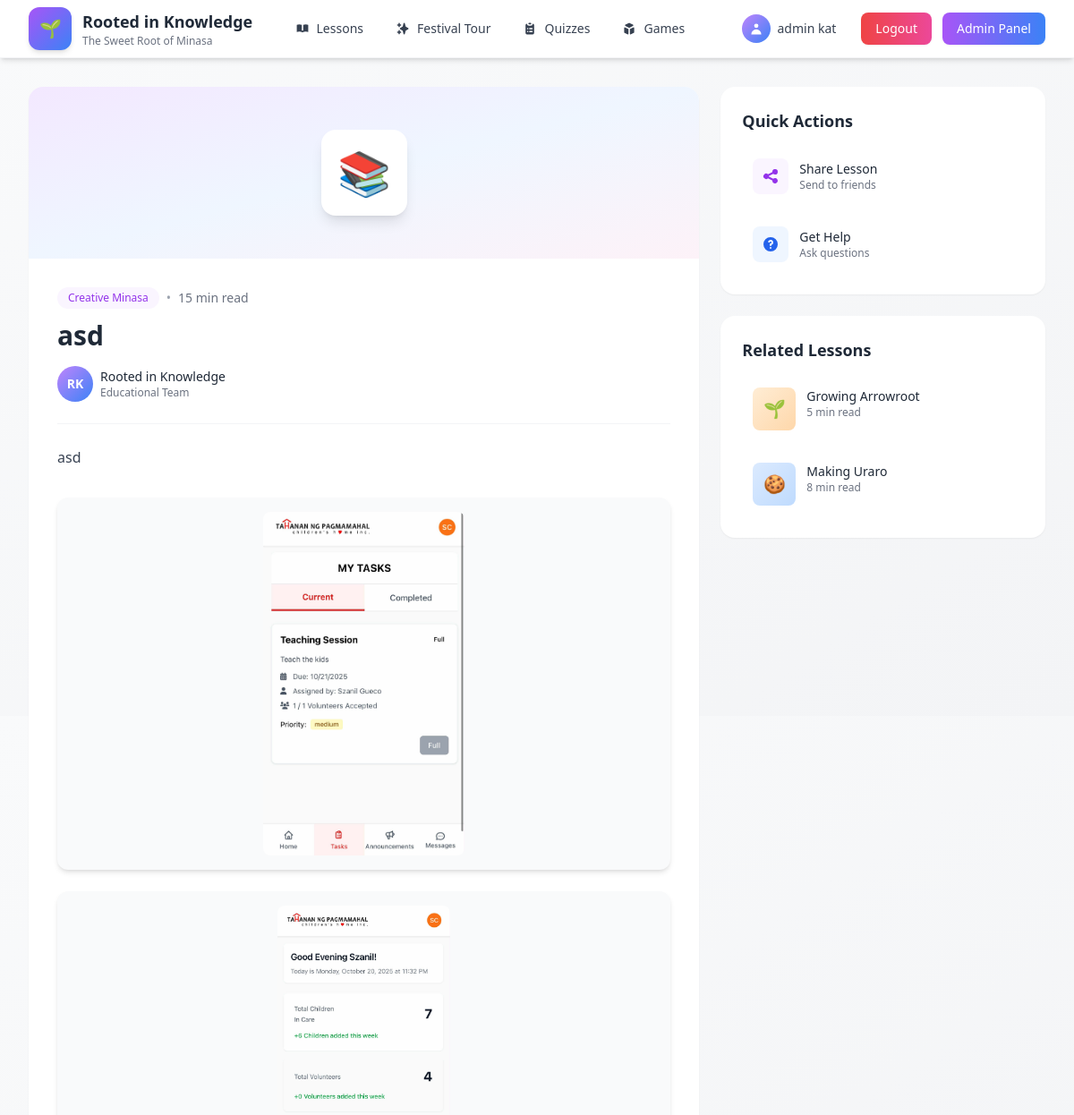
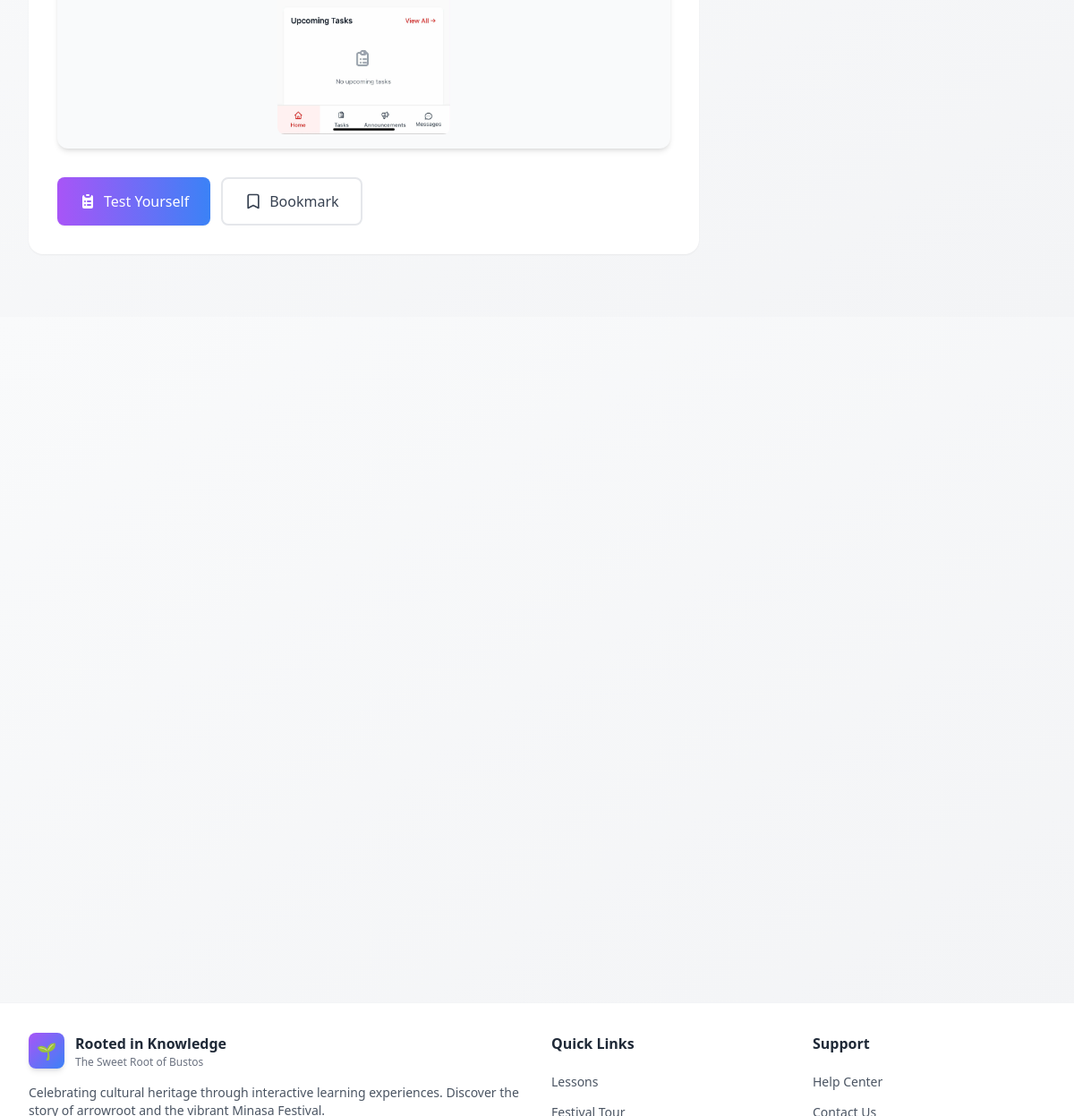
Page /lessons/test1/ (signed in) on the committed database (2 pictures, top to bottom).
### core/models.py (models this page shows, shortened)
class Article(models.Model):
    CATEGORY_CHOICES = [
        ('planting', 'Planting & Science'),
        ('culture', 'Culture & History'),
        ('economics', 'Economics & Sustainability'),
        ('creative', 'Creative Minasa'),
    ]
    title = models.CharField(max_length=200)
    slug = models.SlugField(unique=True)
    category = models.CharField(max_length=50, choices=CATEGORY_CHOICES)
    excerpt = models.TextField(blank=True)
    content = models.TextField()
    video = models.FileField(upload_to='videos/', blank=True, null=True)
    pdf = models.FileField(upload_to='pdfs/', blank=True, null=True)
    cover_image = models.ImageField(upload_to='article_covers/', blank=True, null=True)
    created_at = models.DateTimeField(auto_now_add=True)

class SectionImage(models.Model):
    section = models.ForeignKey(EducationalSection, on_delete=models.CASCADE, related_name='content_images')
    image = models.ImageField(upload_to='section_content/', blank=False)
    caption = models.CharField(max_length=255, blank=True)
    order = models.PositiveIntegerField(default=0)
    created_at = models.DateTimeField(auto_now_add=True)
    class Meta:
        ordering = ['order', 'created_at']

### core/views.py (the view)
# urls.py: path('lessons/<slug:slug>/', views.lesson_detail, name='lesson_detail'),
@login_required
def lesson_detail(request, slug):
    article = get_object_or_404(Article, slug=slug)
    quiz = Quiz.objects.filter(article=article).first()
    section = EducationalSection.objects.filter(title=article.title).first()
    section_images = []
    if section:
        section_images = section.content_images.all().order_by('order', 'created_at')
    return render(request, 'core/lesson_detail.html', {
        'article': article,
        'quiz': quiz,
        'section': section,
        'section_images': section_images
    })

### core/templates/core/lesson_detail.html (shortened to what this page needs)
{% extends 'core/base.html' %}
{% block content %}
<div class="grid grid-cols-1 lg:grid-cols-3 gap-6">
  <div class="lg:col-span-2">
    <article class="bg-white rounded-2xl shadow-sm overflow-hidden">
      {% if article.cover_image %}
        <div class="relative w-full h-64 overflow-hidden">
          <img src="{{ article.cover_image.url }}" alt="{{ article.title }}" class="w-full h-full object-cover" />
        </div>
      {% elif section and section.header_image %}
        <div class="relative w-full h-64 overflow-hidden">
          <img src="{{ section.header_image.url }}" alt="{{ article.title }}" class="w-full h-full object-cover" />
        </div>
      {% else %}
        <div class="relative h-48 bg-gradient-to-br from-purple-100 via-blue-50 to-pink-50 flex items-center justify-center">
          <div class="w-24 h-24 bg-white rounded-2xl shadow-lg flex items-center justify-center">
            <span class="text-5xl">
              {% if article.category == 'science' %}🔬
              {% elif article.category == 'history' %}📜
              {% elif article.category == 'culture' %}🎭
              {% else %}📚{% endif %}
            </span>
          </div>
        </div>
      {% endif %}
      <div class="p-8">
        <div class="flex items-center gap-2 mb-3">
          <span class="px-3 py-1 bg-purple-50 text-purple-600 rounded-full text-xs font-medium">
            {{ article.get_category_display|default:"General" }}
          </span>
          <span class="text-sm text-gray-400">•</span>
          <span class="text-sm text-gray-500">15 min read</span>
        </div>
        <h1 class="text-3xl font-bold text-gray-800 mb-4">{{ article.title }}</h1>
        <div class="flex items-center gap-4 pb-6 mb-6 border-b border-gray-100">
          <div class="flex items-center gap-2">
            <div class="w-10 h-10 rounded-full bg-gradient-to-br from-purple-400 to-blue-500 flex items-center justify-center">
              <span class="text-white text-sm font-semibold">RK</span>
            </div>
            <div>
              <p class="text-sm font-medium text-gray-800">Rooted in Knowledge</p>
              <p class="text-xs text-gray-500">Educational Team</p>
            </div>
          </div>
        </div>
        <div class="prose prose-lg max-w-none text-gray-700 leading-relaxed">
          {{ article.content|linebreaks }}
        </div>
        {% if section_images %}
          <div class="mt-8 space-y-6">
            {% for section_image in section_images %}
              <div class="rounded-xl overflow-hidden shadow-md bg-gray-50">
                <div class="flex justify-center items-center p-4">
                  <img src="{{ section_image.image.url }}" alt="{% if section_image.caption %}{{ section_image.caption }}{% else %}{{ article.title }} - Image {{ forloop.counter }}{% endif %}" class="max-w-full h-auto max-h-96 object-contain rounded-lg" />
                </div>
              </div>
            {% endfor %}
          </div>
        {% endif %}
        <div class="mt-8 flex flex-wrap gap-3">
          <button x-data x-on:click="$dispatch('open-quiz')" class="flex items-center gap-2 px-6 py-3 bg-gradient-to-r from-purple-500 to-blue-500 text-white font-medium rounded-lg hover:from-purple-600 hover:to-blue-600 transition-all duration-200 shadow-sm hover:shadow-md">
            Test Yourself
          </button>
          <button class="flex items-center gap-2 px-6 py-3 bg-white border-2 border-gray-200 text-gray-700 font-medium rounded-lg hover:border-purple-500 hover:text-purple-600 transition-all duration-200">
            <svg class="w-5 h-5" fill="none" stroke="currentColor" viewBox="0 0 24 24">
              <path stroke-linecap="round" stroke-linejoin="round" stroke-width="2" d="M5 5a2 2 0 012-2h10a2 2 0 012 2v16l-7-3.5L5 21V5z"></path>
            </svg>
            Bookmark
          </button>
        </div>
      </div>
    </article>
  </div>
  <div class="space-y-6">
    <div class="bg-white rounded-2xl shadow-sm p-6">
      <h3 class="text-lg font-bold text-gray-800 mb-4">Quick Actions</h3>
      <div class="space-y-3">
        <button class="w-full flex items-center gap-3 p-3 rounded-lg hover:bg-gray-50 transition text-left">
          <div class="w-10 h-10 rounded-lg bg-purple-50 flex items-center justify-center flex-shrink-0">
            <svg class="w-5 h-5 text-purple-600" fill="currentColor" viewBox="0 0 20 20">
              <path d="M15 8a3 3 0 10-2.977-2.63l-4.94 2.47a3 3 0 100 4.319l4.94 2.47a3 3 0 10.895-1.789l-4.94-2.47a3.027 3.027 0 000-.74l4.94-2.47C13.456 7.68 14.19 8 15 8z"></path>
            </svg>
          </div>
          <div class="flex-1">
            <p class="text-sm font-medium text-gray-800">Share Lesson</p>
            <p class="text-xs text-gray-500">Send to friends</p>
          </div>
        </button>
        <button class="w-full flex items-center gap-3 p-3 rounded-lg hover:bg-gray-50 transition text-left">
          <div class="w-10 h-10 rounded-lg bg-blue-50 flex items-center justify-center flex-shrink-0">
          </div>
          <div class="flex-1">
            <p class="text-sm font-medium text-gray-800">Get Help</p>
            <p class="text-xs text-gray-500">Ask questions</p>
          </div>
        </button>
      </div>
    </div>
    <div class="bg-white rounded-2xl shadow-sm p-6">
      <h3 class="text-lg font-bold text-gray-800 mb-4">Related Lessons</h3>
      <div class="space-y-3">
        <a href="#" class="block p-3 rounded-lg hover:bg-gray-50 transition">
          <div class="flex gap-3">
            <div class="w-12 h-12 rounded-lg bg-gradient-to-br from-orange-100 to-orange-200 flex items-center justify-center flex-shrink-0">
              <span class="text-xl">🌱</span>
            </div>
            <div class="flex-1 min-w-0">
              <p class="text-sm font-medium text-gray-800 truncate">Growing Arrowroot</p>
              <p class="text-xs text-gray-500">5 min read</p>
            </div>
          </div>
        </a>
        <a href="#" class="block p-3 rounded-lg hover:bg-gray-50 transition">
          <div class="flex gap-3">
            <div class="w-12 h-12 rounded-lg bg-gradient-to-br from-blue-100 to-blue-200 flex items-center justify-center flex-shrink-0">
              <span class="text-xl">🍪</span>
            </div>
            <div class="flex-1 min-w-0">
              <p class="text-sm font-medium text-gray-800 truncate">Making Uraro</p>
              <p class="text-xs text-gray-500">8 min read</p>
            </div>
          </div>
        </a>
      </div>
    </div>
  </div>
</div>
{% endblock %}

### core/templates/core/base.html (shortened to what this page needs)
<!doctype html>
<html lang="en">
  <head>
    <script src="https://cdn.tailwindcss.com"></script>
    <link href="https://unpkg.com/aos@2.3.4/dist/aos.css" rel="stylesheet">
  </head>
  <body class="bg-gradient-to-br from-gray-50 to-gray-100 text-gray-800 font-sans leading-relaxed antialiased" x-data="{ mobileMenuOpen: false }">
    <header class="bg-white shadow-md sticky top-0 z-50 border-b border-gray-100">
      <div class="max-w-7xl mx-auto px-4 sm:px-6 lg:px-8">
        <div class="flex items-center justify-between h-16">
          <a href="/" class="flex items-center gap-3 group">
            <div class="w-12 h-12 bg-gradient-to-br from-purple-500 to-blue-500 rounded-xl flex items-center justify-center text-white font-bold shadow-md group-hover:shadow-lg transition-shadow duration-300">
              <span class="text-xl">🌱</span>
            </div>
            <div class="hidden sm:block">
              <h1 class="text-lg font-bold text-gray-800 group-hover:text-purple-600 transition-colors">Rooted in Knowledge</h1>
              <p class="text-xs text-gray-500">The Sweet Root of Minasa</p>
            </div>
          </a>
          <nav class="hidden md:flex items-center gap-1">
            <a href="/lessons/" class="px-4 py-2 text-sm font-medium text-gray-700 hover:text-purple-600 hover:bg-purple-50 rounded-lg transition-all duration-200">
              <span class="flex items-center gap-2">
                <svg class="w-4 h-4" fill="currentColor" viewBox="0 0 20 20">
                  <path d="M9 4.804A7.968 7.968 0 005.5 4c-1.255 0-2.443.29-3.5.804v10A7.969 7.969 0 015.5 14c1.669 0 3.218.51 4.5 1.385A7.962 7.962 0 0114.5 14c1.255 0 2.443.29 3.5.804v-10A7.968 7.968 0 0014.5 4c-1.255 0-2.443.29-3.5.804V12a1 1 0 11-2 0V4.804z"></path>
                </svg>
                Lessons
              </span>
            </a>
            <a href="/festival-tour/" class="px-4 py-2 text-sm font-medium text-gray-700 hover:text-purple-600 hover:bg-purple-50 rounded-lg transition-all duration-200">
              <span class="flex items-center gap-2">
                Festival Tour
              </span>
            </a>
            <a href="/quizzes/" class="px-4 py-2 text-sm font-medium text-gray-700 hover:text-purple-600 hover:bg-purple-50 rounded-lg transition-all duration-200">
              <span class="flex items-center gap-2">
                Quizzes
              </span>
            </a>
            <a href="{% url 'games:game_list' %}" class="px-4 py-2 text-sm font-medium text-gray-700 hover:text-purple-600 hover:bg-purple-50 rounded-lg transition-all duration-200">
              <span class="flex items-center gap-2">
                Games
              </span>
            </a>
          </nav>
          <div class="flex items-center gap-2">
            {% if user.is_authenticated %}
              <div class="hidden md:flex items-center gap-3">
                <a href="{% url 'core:profile' %}" class="flex items-center gap-2 px-4 py-2 text-sm font-medium text-gray-700 hover:text-purple-600 hover:bg-purple-50 rounded-lg transition-all duration-200">
                  <div class="w-8 h-8 rounded-full bg-gradient-to-br from-purple-400 to-blue-500 flex items-center justify-center">
                    <svg class="w-4 h-4 text-white" fill="currentColor" viewBox="0 0 20 20">
                      <path fill-rule="evenodd" d="M10 9a3 3 0 100-6 3 3 0 000 6zm-7 9a7 7 0 1114 0H3z" clip-rule="evenodd"></path>
                    </svg>
                  </div>
                  <span>
                    {% if user.first_name %}
                      {{ user.first_name }}
                    {% else %}
                      {{ user.username }}
                    {% endif %}
                  </span>
                </a>
                <a href="{% url 'logout' %}" class="px-4 py-2 text-sm font-medium text-white bg-gradient-to-r from-red-500 to-pink-500 hover:from-red-600 hover:to-pink-600 rounded-lg shadow-sm hover:shadow-md transition-all duration-200">
                  Logout
                </a>
                {% if user.is_superuser %}
                  <a href="/admin-panel/" class="px-4 py-2 text-sm font-medium text-white bg-gradient-to-r from-purple-500 to-blue-500 hover:from-purple-600 hover:to-blue-600 rounded-lg shadow-sm hover:shadow-md transition-all duration-200">
                    Admin Panel
                  </a>
                {% endif %}
              </div>
            {% endif %}
          </div>
        </div>
      </div>
    </header>
    <main class="max-w-7xl mx-auto px-4 sm:px-6 lg:px-8 py-8 min-h-[calc(100vh-16rem)]">
      {% block content %}{% endblock %}
    </main>
    <footer class="bg-white mt-16 border-t border-gray-100">
      <div class="max-w-7xl mx-auto px-4 sm:px-6 lg:px-8 py-8">
        <div class="grid grid-cols-1 md:grid-cols-4 gap-8">
          <div class="col-span-1 md:col-span-2">
            <div class="flex items-center gap-3 mb-4">
              <div class="w-10 h-10 bg-gradient-to-br from-purple-500 to-blue-500 rounded-lg flex items-center justify-center text-white shadow-md">
                <span class="text-lg">🌱</span>
              </div>
              <div>
                <h3 class="font-bold text-gray-800">Rooted in Knowledge</h3>
                <p class="text-xs text-gray-500">The Sweet Root of Bustos</p>
              </div>
            </div>
            <p class="text-sm text-gray-600 mb-4">Celebrating cultural heritage through interactive learning experiences. Discover the story of arrowroot and the vibrant Minasa Festival.</p>
          </div>
          <div>
            <h4 class="font-semibold text-gray-800 mb-4">Quick Links</h4>
            <ul class="space-y-2">
              <li><a href="/lessons/" class="text-sm text-gray-600 hover:text-purple-600 transition">Lessons</a></li>
              <li><a href="/festival-tour/" class="text-sm text-gray-600 hover:text-purple-600 transition">Festival Tour</a></li>
            </ul>
          </div>
          <div>
            <h4 class="font-semibold text-gray-800 mb-4">Support</h4>
            <ul class="space-y-2">
              <li><a href="#" class="text-sm text-gray-600 hover:text-purple-600 transition">Help Center</a></li>
              <li><a href="#" class="text-sm text-gray-600 hover:text-purple-600 transition">Contact Us</a></li>
            </ul>
          </div>
        </div>
      </div>
    </footer>
  </body>
</html>

### core/templates/core/base.html (style rules this page uses)
:root { --cream: #FFF9F0; --leaf: #7CB67E; --brown: #8B5E3C; --gold: #D8B372; --purple: #8B7FD8; --blue: #5BA3E0; }
* { transition: background-color 0.2s ease, color 0.2s ease, border-color 0.2s ease; }

### rows in the picture
Article: category "Creative Minasa", title "asd", content "asd"
SectionImage: image (picture)
SectionImage: image (picture)

### other values in the picture
{{ user.username }} "admin kat"
